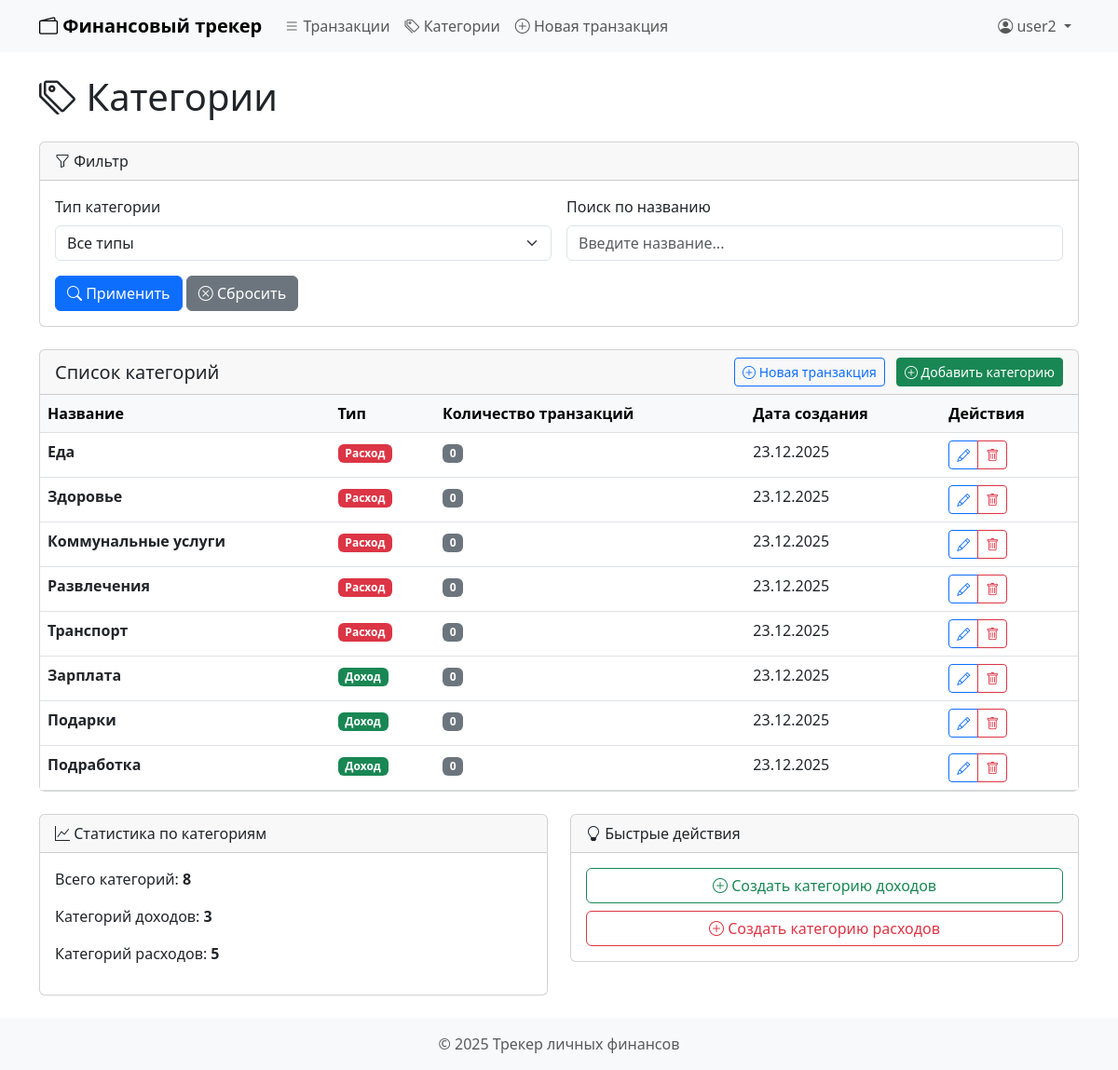
Screenshot of /categories/ (signed in) with the database file from the repository.
### categories/models.py (models this page shows, shortened)
class Category(models.Model):
    CATEGORY_TYPES = (
        ('expense', 'Расход'),
        ('income', 'Доход'),
    )
    user = models.ForeignKey(
        settings.AUTH_USER_MODEL,
        on_delete=models.CASCADE,
        verbose_name='Пользователь'
    )
    name = models.CharField(
        max_length=100,
        verbose_name='Название категории'
    )
    type = models.CharField(
        max_length=10,
        choices=CATEGORY_TYPES,
        verbose_name='Тип категории'
    )
    created_at = models.DateTimeField(
        auto_now_add=True,
        verbose_name='Создана'
    )
    updated_at = models.DateTimeField(
        auto_now=True,
        verbose_name='Обновлена'
    )
    class Meta:
        verbose_name = 'Категория'
        verbose_name_plural = 'Категории'
        ordering = ['type', 'name']
        unique_together = ['user', 'name']

### categories/views.py (the view)
# urls.py: path('', views.CategoryListView.as_view(), name='category_list'),
class CategoryListView(LoginRequiredMixin, ListView):
    model = Category
    template_name = 'categories/category_list.html'
    context_object_name = 'categories'
    paginate_by = 20
    def get_queryset(self):
        queryset = Category.objects.filter(user=self.request.user)
        category_type = self.request.GET.get('type')
        if category_type:
            queryset = queryset.filter(type=category_type)
        search = self.request.GET.get('search')
        if search:
            queryset = queryset.filter(name__icontains=search)
        return queryset.order_by('type', 'name')
    def get_context_data(self, **kwargs):
        context = super().get_context_data(**kwargs)
        context['filter_form'] = CategoryFilterForm(self.request.GET or None)
        user_categories = Category.objects.filter(user=self.request.user)
        context['total_categories'] = user_categories.count()
        context['income_categories_count'] = user_categories.filter(type='income').count()
        context['expense_categories_count'] = user_categories.filter(type='expense').count()
        return context

### categories/forms.py
class CategoryFilterForm(forms.Form):
    type = forms.ChoiceField(
        choices=[('', 'Все типы'), ('income', 'Доход'), ('expense', 'Расход')],
        required=False,
        label='Тип категории',
        widget=forms.Select(attrs={'class': 'form-select'})
    )

### templates/categories/category_list.html (shortened to what this page needs)
{% extends 'base.html' %}
{% block content %}
<div class="row">
    <div class="col-md-12">
        <h1 class="mb-4">
            <i class="bi bi-tags"></i> Категории
        </h1>
        <div class="card mb-4">
            <div class="card-header">
                <i class="bi bi-funnel"></i> Фильтр
            </div>
            <div class="card-body">
                <form method="get" class="row g-3">
                    <div class="col-md-6">
                        <label for="id_type" class="form-label">Тип категории</label>
                        <select name="type" id="id_type" class="form-select">
                            {% for value, label in filter_form.fields.type.choices %}
                                <option value="{{ value }}" {% if request.GET.type == value %}selected{% endif %}>
                                    {{ label }}
                                </option>
                            {% endfor %}
                        </select>
                    </div>
                    <div class="col-md-6">
                        <label for="id_search" class="form-label">Поиск по названию</label>
                        <input type="text" name="search" id="id_search" class="form-control"
                               value="{{ request.GET.search }}" placeholder="Введите название...">
                    </div>
                    <div class="col-12">
                        <button type="submit" class="btn btn-primary">
                            <i class="bi bi-search"></i> Применить
                        </button>
                        <a href="{% url 'categories:category_list' %}" class="btn btn-secondary">
                            <i class="bi bi-x-circle"></i> Сбросить
                        </a>
                    </div>
                </form>
            </div>
        </div>
        <div class="card">
            <div class="card-header d-flex justify-content-between align-items-center">
                <h5 class="mb-0">Список категорий</h5>
                <div>
                    <a href="{% url 'transactions:transaction_create' %}" class="btn btn-outline-primary btn-sm me-2">
                        <i class="bi bi-plus-circle"></i> Новая транзакция
                    </a>
                    <a href="{% url 'categories:category_create' %}" class="btn btn-success btn-sm">
                        <i class="bi bi-plus-circle"></i> Добавить категорию
                    </a>
                </div>
            </div>
            <div class="card-body p-0">
                <div class="table-responsive">
                    <table class="table table-hover mb-0">
                        <thead class="table-light">
                            <tr>
                                <th>Название</th>
                                <th>Тип</th>
                                <th>Количество транзакций</th>
                                <th>Дата создания</th>
                                <th>Действия</th>
                            </tr>
                        </thead>
                        <tbody>
                            {% for category in categories %}
                            <tr>
                                <td>
                                    <strong>{{ category.name }}</strong>
                                </td>
                                <td>
                                    <span class="badge {% if category.type == 'income' %}bg-success{% else %}bg-danger{% endif %}">
                                        {{ category.get_type_display }}
                                    </span>
                                </td>
                                <td>
                                    <span class="badge bg-secondary">{{ category.transaction_set.count }}</span>
                                </td>
                                <td>{{ category.created_at|date:"d.m.Y" }}</td>
                                <td>
                                    <div class="btn-group btn-group-sm">
                                        <a href="{% url 'categories:category_update' category.pk %}"
                                           class="btn btn-outline-primary">
                                            <i class="bi bi-pencil"></i>
                                        </a>
                                        <a href="{% url 'categories:category_delete' category.pk %}"
                                           class="btn btn-outline-danger">
                                            <i class="bi bi-trash"></i>
                                        </a>
                                    </div>
                                </td>
                            </tr>
                            {% endfor %}
                        </tbody>
                    </table>
                </div>
            </div>
        </div>
<div class="row mt-4">
    <div class="col-md-6">
        <div class="card">
            <div class="card-header">
                <i class="bi bi-graph-up"></i> Статистика по категориям
            </div>
            <div class="card-body">
                <p>Всего категорий: <strong>{{ total_categories }}</strong></p>
                <p>Категорий доходов: <strong>{{ income_categories_count }}</strong></p>
                <p>Категорий расходов: <strong>{{ expense_categories_count }}</strong></p>
            </div>
        </div>
    </div>
    <div class="col-md-6">
        <div class="card">
            <div class="card-header">
                <i class="bi bi-lightbulb"></i> Быстрые действия
            </div>
            <div class="card-body">
                <div class="d-grid gap-2">
                    <a href="{% url 'categories:category_create' %}?type=income" class="btn btn-outline-success">
                        <i class="bi bi-plus-circle"></i> Создать категорию доходов
                    </a>
                    <a href="{% url 'categories:category_create' %}?type=expense" class="btn btn-outline-danger">
                        <i class="bi bi-plus-circle"></i> Создать категорию расходов
                    </a>
                </div>
            </div>
        </div>
    </div>
</div>
{% endblock %}

### templates/base.html (shortened to what this page needs)
<!DOCTYPE html>
<html lang="ru">
<head>
    <link href="https://cdn.jsdelivr.net/npm/bootstrap@5.3.0-alpha1/dist/css/bootstrap.min.css" rel="stylesheet">
    <link rel="stylesheet" href="https://cdn.jsdelivr.net/npm/bootstrap-icons@1.10.0/font/bootstrap-icons.css">
</head>
<body>
<nav class="navbar navbar-expand-lg navbar-light bg-light">
    <div class="container">
        <a class="navbar-brand" href="{% url 'transactions:transaction_list' %}">
            <i class="bi bi-wallet2"></i> Финансовый трекер
        </a>
        <div class="collapse navbar-collapse" id="navbarNav">
            {% if user.is_authenticated %}
            <ul class="navbar-nav me-auto">
                <li class="nav-item">
                    <a class="nav-link" href="{% url 'transactions:transaction_list' %}">
                        <i class="bi bi-list"></i> Транзакции
                    </a>
                </li>
                <li class="nav-item">
                    <a class="nav-link" href="{% url 'categories:category_list' %}">
                        <i class="bi bi-tags"></i> Категории
                    </a>
                </li>
                <li class="nav-item">
                    <a class="nav-link" href="{% url 'transactions:transaction_create' %}">
                        <i class="bi bi-plus-circle"></i> Новая транзакция
                    </a>
                </li>
            </ul>
            {% endif %}
            <ul class="navbar-nav">
                {% if user.is_authenticated %}
                    <li class="nav-item dropdown">
                        <a class="nav-link dropdown-toggle" href="#" id="userDropdown" role="button" data-bs-toggle="dropdown">
                            <i class="bi bi-person-circle"></i> {{ user.username }}
                        </a>
                    </li>
                {% endif %}
            </ul>
        </div>
    </div>
</nav>
    <main class="container my-4">
        {% block content %}{% endblock %}
    </main>
    <footer class="footer mt-auto">
        <div class="container text-center">
            <span class="text-muted">© {% now "Y" %} Трекер личных финансов</span>
        </div>
    </footer>
</body>
</html>

### templates/base.html (style rules this page uses)
.navbar-brand { font-weight: bold; }
.footer { background-color: #f8f9fa; padding: 1rem 0; margin-top: 2rem; }

### rows the page displays
Category: name "Еда", type "Расход", transaction_set.count "0", created_at "23.12.2025"
Category: name "Здоровье", type "Расход", transaction_set.count "0", created_at "23.12.2025"
Category: name "Коммунальные услуги", type "Расход", transaction_set.count "0", created_at "23.12.2025"
Category: name "Развлечения", type "Расход", transaction_set.count "0", created_at "23.12.2025"
Category: name "Транспорт", type "Расход", transaction_set.count "0", created_at "23.12.2025"
Category: name "Зарплата", type "Доход", transaction_set.count "0", created_at "23.12.2025"
Category: name "Подарки", type "Доход", transaction_set.count "0", created_at "23.12.2025"
Category: name "Подработка", type "Доход", transaction_set.count "0", created_at "23.12.2025"

### other values shown
{{ user.username }} "user2"
{{ total_categories }} "8"
{{ income_categories_count }} "3"
{{ expense_categories_count }} "5"
form field type "Все типы"
